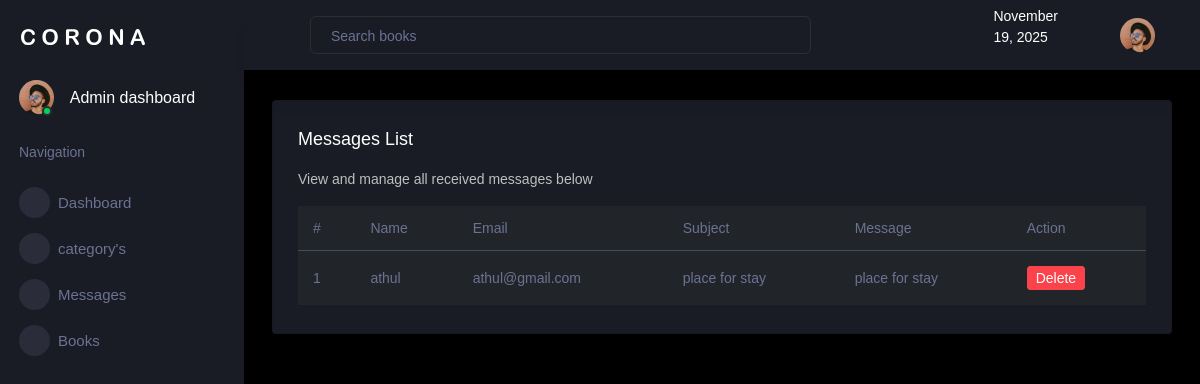
Screenshot of /book_shop_admin/view_contact_data/ with the database file from the repository.
### webapp/models.py (models this page shows)
class contactdb(models.Model):
    contact_name = models.CharField(max_length=100,null=True,blank=True)
    contact_email = models.CharField(max_length=100,null=True,blank=True)
    contact_subject = models.CharField(max_length=100,null=True,blank=True)
    contact_message = models.CharField(max_length=100,null=True,blank=True)

### adminapp/views.py (the view)
# urls.py: path('view_contact_data/', views.view_contact_data, name="view_contact_data"),
def view_contact_data(request):
    data = contactdb.objects.all()
    return render(request,"view_contact_data.html",{'data':data})

### adminapp/templates/view_contact_data.html (shortened to what this page needs)
<!DOCTYPE html>
{% extends 'index.html'%}
{% block content %}
<html lang="en">
<head>
</head>
<body>
<div class="card">
  <div class="card-body">
    <h4 class="card-title">Messages List</h4>
    <p class="card-description"> View and manage all received messages below </p>
    <div class="table-responsive">
      <table class="table table-dark">
        <thead>
          <tr>
            <th>#</th>
            <th>Name</th>
            <th>Email</th>
            <th>Subject</th>
            <th>Message</th>
            <th>Action</th>
          </tr>
        </thead>
        <tbody>
          {% for msg in data %}
          <tr>
            <td>{{ forloop.counter }}</td>
            <td>{{ msg.contact_name }}</td>
            <td>{{ msg.contact_email }}</td>
            <td>{{ msg.contact_subject }}</td>
            <td style="max-width: 250px; white-space: nowrap; overflow: hidden; text-overflow: ellipsis;">
              {{ msg.contact_message }}
            </td>
            <td>
              <a href="{% url 'delete_message' message_id=msg.id %}" class="btn btn-sm btn-danger"
                 onclick="return confirm('Are you sure you want to delete this message?');">
                Delete
              </a>
            </td>
          </tr>
          {% empty %}
          <tr>
            <td colspan="6" class="text-center text-muted">No messages received yet</td>
          </tr>
          {% endfor %}
        </tbody>
      </table>
    </div>
  </div>
</div>
</body>
</html>
{% endblock %}

### rows the page displays
contactdb: contact_name "athul", contact_email "athul@gmail.com", contact_subject "place for stay", contact_message "place for stay"
